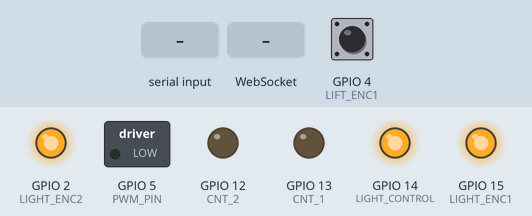
This program was run on a simulated ESP8266 (NodeMCU). Shown: switched loads named in the program (green lamp = pin HIGH), output pins drawn as LEDs (lit = HIGH). The test bench sets the inputs (shaded band); at power-on: GPIO 4 (LIFT_ENC1) HIGH. WiFi joins after 1.5 s; servers stay silent unless stated; what the program prints to the serial monitor is not drawn.

Above: at 2.7 s.
2.8 s: "light:toggle\n" received over Serial
At 3.7 s:
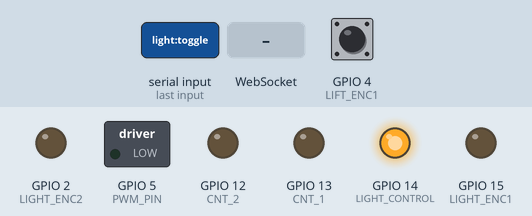
4.5 s: WebSocket text "up" received
At 4.9 s:
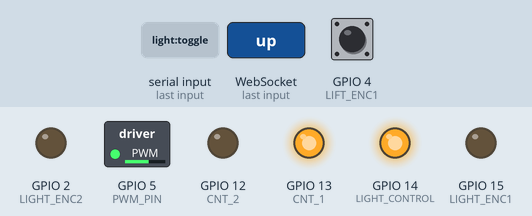
6.5 s: WebSocket text "down" received
At 6.9 s:
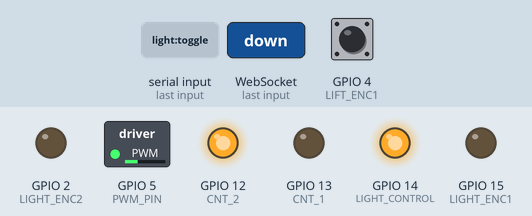
Timing chart, 0 to 9.5 s (numbered marks = the images above; inputs shaded):
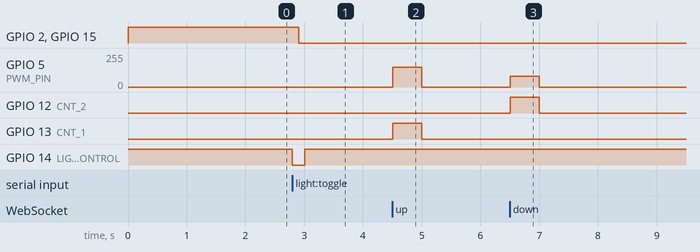

The program:

main.cpp
```cpp
#include <Arduino.h>
#include <ESP8266WiFi.h>
#include <ESPAsyncTCP.h>
#include <ESPAsyncWebServer.h>

#define PWM_PIN 5   // Sends PWM signal to control lift speed
#define CNT_1 13    // Used to control direction of lift
#define CNT_2 12    // Used to control direction of lift
#define LIFT_ENC1 4      // Encoder 1 in lift

#define LIGHT_ENC1 15
#define LIGHT_ENC2 2
#define LIGHT_CONTROL 14

// Remaining OUT GPIOs
// 0, 16

#define UP_SPEED 150    // Range from 0 to 255. Above 125 not recommended due to high current
#define DOWN_SPEED 80

// The encoder when going down seems to be much more sensitive than when going up
// The scale seems to be around 1500 == 31117
volatile float max_height = 1500;   // Lower than actual encoder max ticks 1500 seems right.
volatile float min_height = 0;      // Cannot be below 0
volatile float cur_height = 0;

volatile bool height_changed = false;
volatile unsigned long last_resp_time;

bool dir_changed = false;
unsigned long start_dir_change_time;

volatile int pwm = 0;
bool light_toggled = false;

// Enumerates commands/communication receivable by the lift
enum Node2ArduinoCommand {
  SAVED_LAST_HEIGHT = 97,   // a
  SAVED_MAX_HEIGHT,         // b
  MOVE_DOWN,                // c
  MOVE_UP,                  // d
  STOP_MOVE,                // e
  CALIBRATE,                // f
  ROS_MOVE,                 // g
  LIGHT_TOGGLE,             // h
  LIGHT_BRIGHT_UP,          // i
  LIGHT_BRIGHT_DOWN,        // j
  LIGHT_TEMP_UP,            // k
  LIGHT_TEMP_DOWN           // l
};

// Enumerates commands/communication that can be sent by the lift
enum Arduino2NodeCommand {
  OPTICAL_SENSOR_BLOCKED = 97,  // a
  OPTICAL_SENSOR_UNBLOCKED,     // b
  CURRENT_LIMIT_TRIGGERED,      // c
  CURRENT_LIMIT_UNTRIGGERED,    // d
  ROS_CMD_COMPLETE,             // e
  CUR_HEIGHT,                   // f
  MAX_HEIGHT,                   // g
  GOAL_HEIGHT,                  // h
  OPTICAL_SENSOR_OFF,           // i
  END_CALIBRATION               // j
};

// Defines the signal sent to the lift, should it go up or go down or stop
enum Signal {
  DOWN, UP, STOP
};
volatile Signal dir_signal = Signal::STOP;

enum ROSCommandState {
  NO_COMMAND,
  RUNNING,
  COMPLETED
};
volatile ROSCommandState ros_cmd_state = ROSCommandState::NO_COMMAND;

enum CalibrationState {
  NO_CALIB,
  CALIB_DOWN,
  CALIB_UP,
  RESETTING_CALIB
};
volatile CalibrationState calib_state = CalibrationState::NO_CALIB;

int goal = 0;

// Flags to ensure status messages are only sent back to the ROS node once
bool current_limit_warning_sent = false;

AsyncWebServer server(80);
AsyncWebSocket ws("/ws");
const char* html_page = R"rawliteral(
<!DOCTYPE html>
<html>
<head>
  <meta name="viewport" content="width=device-width, initial-scale=1.0, user-scalable=no">
  <title>Lift Controller</title>
  <style>
    body {
      font-family: Arial, sans-serif;
      margin: 0;
      padding: 20px;
      text-align: center;
      background-color: #f5f5f5;
    }

    h2 {
      margin-top: 30px;
      color: #333;
    }

    button {
      display: block;
      width: 90%;
      max-width: 300px;
      margin: 10px auto;
      padding: 15px;
      font-size: 18px;
      border: none;
      border-radius: 8px;
      background-color: #007BFF;
      color: white;
      cursor: pointer;
      transition: background-color 0.3s ease;
      touch-action: manipulation;
    }

    button:hover {
      background-color: #0056b3;
    }

    button:active {
      background-color: #004b9c;
    }

    #status {
      margin-top: 30px;
      font-weight: bold;
    }
  </style>
</head>
<body>
  <h2>Lift Control Panel</h2>
  <button onclick="ws.send('up')">Up</button>
  <button onclick="ws.send('down')">Down</button>
  <button onclick="ws.send('stop')">Stop</button>

  <h2>Light Controls</h2>
  <button onclick="ws.send('light:toggle')">Toggle Light</button>
  <button onclick="ws.send('light:bright_up')">Brightness +</button>
  <button onclick="ws.send('light:bright_down')">Brightness -</button>
  <button onclick="ws.send('light:temp_up')">Temp +</button>
  <button onclick="ws.send('light:temp_down')">Temp -</button>

  <p id="status">Status: --</p>

<script>
let ws = new WebSocket(`ws://${location.hostname}/ws`);

ws.onopen = () => console.log("WebSocket open");
ws.onmessage = (e) => {
  document.getElementById("status").textContent = "Status: " + e.data;
  console.log("Server:", e.data);
};
</script>
</body>
</html>
)rawliteral";


// Needed for to properly use ISR with ESP8266
void IRAM_ATTR encoderISR();


// Lift keeps moving down continuously
// Check for reaching minimum height or lowest physical height is done in encoderISR()
// If the lift reaches its lowest physical height, this function behaves equivalent to downUntilReset();
void continuousDown() {
  // Handle case where lift starts/changes direction and there is a momentary
  // current spike. In this we want to skip the overcurrent
  // detection check.
  if (dir_signal != Signal::DOWN) {
    dir_changed = true;
    start_dir_change_time = millis();
  }

  dir_signal = Signal::DOWN;
  pwm = DOWN_SPEED;
  last_resp_time = millis();
}


// Lift keeps moving up continuously
// Check for reaching maximum height is done in encoderISR()
void continuousUp() {
  if (dir_signal != Signal::UP) {
    dir_changed = true;
    start_dir_change_time = millis();
  }

  dir_signal = Signal::UP;
  pwm = UP_SPEED;
  last_resp_time = millis();
}


void stopMotor() {
  dir_signal = Signal::STOP;
  pwm = 0;
  last_resp_time = millis();
}


// Interrupt service triggered when ENCODER_1 pin rises
// Used to update how far the lift has moved
void encoderISR() {
    last_resp_time = millis();
    height_changed = true;

    if (dir_signal == Signal::DOWN) {
        // Encoder treated as going down
        cur_height--;

    } else if (dir_signal == Signal::UP) {
        // Encoder treated as going up
        cur_height++;

        if (cur_height > max_height) {
            // Stop lift from going higher
            stopMotor();
            cur_height = min(max_height, cur_height);
            ros_cmd_state = ROSCommandState::COMPLETED;
        }
    }
}


// Function that actually controls the motor based on the set params from the other funcs
void motorControl() {
  // Write the directional signals to the IN1 and IN2 pins on the motor controller
  if (dir_signal == Signal::UP) {
    digitalWrite(CNT_1, HIGH);
    digitalWrite(CNT_2, LOW);
  } else if (dir_signal == Signal::DOWN) {
    digitalWrite(CNT_1, LOW);
    digitalWrite(CNT_2, HIGH);
  } else {
    digitalWrite(CNT_1, LOW);
    digitalWrite(CNT_2, LOW);
  }

  // Send speed signal to the motor controller via PWM
  analogWrite(PWM_PIN, pwm);

  // Don't send back current value during down calibration since this value could be wrong
  if (calib_state == CalibrationState::CALIB_DOWN) {
    return;
  }

  // Output the current height value when it changes
  if (height_changed) {
    height_changed = false;
    Serial.print((char)Arduino2NodeCommand::CUR_HEIGHT);
    Serial.println(cur_height);
  }
}


void lightToggle() {
  digitalWrite(LIGHT_CONTROL, LOW);
  delay(100);
  digitalWrite(LIGHT_CONTROL, HIGH);
}


void lightBrightUp() {
  digitalWrite(LIGHT_ENC1, HIGH);
  digitalWrite(LIGHT_ENC2, LOW);
  delay(10);
  digitalWrite(LIGHT_ENC1, LOW);
}


void lightBrightDown() {
  digitalWrite(LIGHT_ENC1, LOW);
  digitalWrite(LIGHT_ENC2, HIGH);
  delay(10);
  digitalWrite(LIGHT_ENC2, LOW);
}


void lightTempUp() {
  digitalWrite(LIGHT_CONTROL, LOW);
  delay(100);
  lightBrightUp();
  delay(100);
  digitalWrite(LIGHT_CONTROL, HIGH);
}


void lightTempDown() {
  digitalWrite(LIGHT_CONTROL, LOW);
  delay(100);
  lightBrightDown();
  delay(100);
  digitalWrite(LIGHT_CONTROL, HIGH);
}


void onWebSocketMessage(void *arg, uint8_t *data, size_t len) {
  AwsFrameInfo *info = (AwsFrameInfo*)arg;

  if (info->final && info->index == 0 && info->len == len && info->opcode == WS_TEXT) {
    String msg = "";
    for (size_t i = 0; i < len; i++) {
      msg += (char)data[i];  // Build the String manually
    }
    Serial.println("WS Message: " + msg);

    if (msg == "up") {
      continuousUp();
    } else if (msg == "down") {
      continuousDown();
    } else if (msg == "stop") {
      stopMotor();
    } else if (msg == "light:toggle") {
      lightToggle();
    } else if (msg == "light:bright_up") {
      lightBrightUp();
    } else if (msg == "light:bright_down") {
      lightBrightDown();
    } else if (msg == "light:temp_up") {
      lightTempUp();
    } else if (msg == "light:temp_down") {
      lightTempDown();
    }
    // else if (msg.startsWith("goal:")) {
    //   float val = msg.substring(5).toFloat();
    //   handleROSInput(val);
    // }

    // Send back confirmation
    ws.textAll("ack:" + msg);
  }
}


void setupServer() {
  // Set your desired static IP, gateway, and subnet
  IPAddress local_IP(192, 168, 18, 42);      // IP you want for the ESP
  IPAddress gateway(192, 168, 18, 1);        // Usually your router's IP
  IPAddress subnet(255, 255, 255, 0);       // Standard for home networks
  IPAddress dns(8, 8, 8, 8);                // Optional: Google DNS

  if (!WiFi.config(local_IP, gateway, subnet, dns)) {
    Serial.println("WiFi failed to configure");
    return;
  }
  WiFi.begin("TM_Reloaded", "asdasdasd");
  Serial.print("Connecting to WiFi");

  while (WiFi.status() != WL_CONNECTED) {
    delay(500);
    Serial.print(".");
  }

  Serial.println();
  Serial.print("Connected. IP address: ");
  Serial.println(WiFi.localIP());

  server.on("/", HTTP_GET, [](AsyncWebServerRequest *request){
    request->send_P(200, "text/html", html_page);  // Serve inline HTML
  });

  ws.onEvent([](AsyncWebSocket * server, AsyncWebSocketClient * client,
                AwsEventType type, void * arg, uint8_t *data, size_t len) {
    if (type == WS_EVT_CONNECT) {
      Serial.println("WebSocket client connected");
    } else if (type == WS_EVT_DISCONNECT) {
      Serial.println("WebSocket client disconnected");
    } else if (type == WS_EVT_DATA) {
      onWebSocketMessage(arg, data, len);
    }
  });

  server.addHandler(&ws);
  server.begin();
}


void setup() {
  // Setup lift stuf
  pinMode(LIFT_ENC1, INPUT);
  pinMode(PWM_PIN, OUTPUT);
  pinMode(CNT_1, OUTPUT);
  pinMode(CNT_2, OUTPUT);
  attachInterrupt(digitalPinToInterrupt(LIFT_ENC1), encoderISR, RISING);

  // Setup light stuff
  pinMode(LIGHT_CONTROL, OUTPUT);
  pinMode(LIGHT_ENC1, OUTPUT);
  pinMode(LIGHT_ENC2, OUTPUT);
  digitalWrite(LIGHT_CONTROL, HIGH);
  digitalWrite(LIGHT_ENC1, HIGH);
  digitalWrite(LIGHT_ENC2, HIGH);

  Serial.begin(115200);
  Serial.println("xLift booting up");

  setupServer();
}


void handleROSInput(float raw_goal) {
  // Limiting raw_goal to 1 maximum
  raw_goal = min(1.0f, raw_goal);

  // Getting goal relative to the current min and maximum height setting
  goal = ((max_height - min_height) * raw_goal) + min_height;
  // Send this parsed goal height back to ROS
  Serial.print((char)Arduino2NodeCommand::GOAL_HEIGHT);
  Serial.println(goal);

  if (goal > cur_height) {
    continuousUp();
  } else if (goal < cur_height) {
    continuousDown();
  } else {
    stopMotor();
    ros_cmd_state = ROSCommandState::COMPLETED;
  }
}


void handleSerialInput(String input) {
  int cmd = input[0];

  calib_state = CalibrationState::NO_CALIB;
  ros_cmd_state = ROSCommandState::NO_COMMAND;

  // ROS node sending last saved height to controller
  if (cmd == Node2ArduinoCommand::SAVED_LAST_HEIGHT) {
    cur_height = input.substring(1).toInt();

  // ROS node sending max saved height to controller
  } else if (cmd == Node2ArduinoCommand::SAVED_MAX_HEIGHT) {
    max_height = input.substring(1).toInt();

  } else if (cmd == Node2ArduinoCommand::MOVE_DOWN) {
    continuousDown();

  } else if (cmd == Node2ArduinoCommand::MOVE_UP) {
    continuousUp();

  } else if (cmd == Node2ArduinoCommand::STOP_MOVE) {
    stopMotor();

  } else if (cmd == Node2ArduinoCommand::CALIBRATE) {
    calib_state = CalibrationState::CALIB_DOWN;
    Serial.println("xStarting calibration");
    // Start by moving lift down until we hit the optical sensor
    continuousDown();

  } else if (cmd == Node2ArduinoCommand::ROS_MOVE) {
    ros_cmd_state = ROSCommandState::RUNNING;
    float raw_goal = input.substring(1).toFloat();
    handleROSInput(raw_goal);

  } else if (cmd == Node2ArduinoCommand::LIGHT_TOGGLE) {
    lightToggle();

  } else if (cmd == Node2ArduinoCommand::LIGHT_BRIGHT_UP) {
    lightBrightUp();

  } else if (cmd == Node2ArduinoCommand::LIGHT_BRIGHT_DOWN) {
    lightBrightDown();

  } else if (cmd == Node2ArduinoCommand::LIGHT_TEMP_UP) {
    lightTempUp();

  } else if (cmd == Node2ArduinoCommand::LIGHT_TEMP_DOWN) {
    lightTempDown();

  } else {
    Serial.println("xUNKNOWN SERIAL INPUT");
  }
}


void loop() {
    // Handle input from Serial port
    if (Serial.available()) {
        String input = Serial.readStringUntil('\n');
        handleSerialInput(input);
    }

    // If we have finished a movement sent out by ROS, inform the lift controller
    // ROS node that the movement is complete
    if (ros_cmd_state == ROSCommandState::COMPLETED) {
        Serial.println((char)Arduino2NodeCommand::ROS_CMD_COMPLETE);
        ros_cmd_state = ROSCommandState::NO_COMMAND;
    }

    if (dir_signal != Signal::STOP) {
      // If the lift is moving, check if it has been a while since the last response
        // If so, stop the lift and send a warning to the ROS node
        if (millis() - last_resp_time > 500) {
            stopMotor();
            cur_height = max(min_height, cur_height); // Ensure we don't go below min height
            Serial.println((char)Arduino2NodeCommand::CURRENT_LIMIT_TRIGGERED);
            // current_limit_warning_sent = true;
        }

        ws.textAll("height:" + String(cur_height));

        // else if (current_limit_warning_sent) {
        //     // If we have sent a warning before, we can now send an untriggered message
        //     Serial.println((char)Arduino2NodeCommand::CURRENT_LIMIT_UNTRIGGERED);
        //     current_limit_warning_sent = false;
        // }
    }

    motorControl(); // Execute motor control signal sending
}
```

fan.cpp
```cpp
// #include <Arduino.h>

// // Filled in missing ones via https://www.youtube.com/watch?list=TLGGmwQb26PIWdkxNDA2MjAyNQ&v=ni9TII6xymQ
// // 0000 - Do nothing
// // 0001 - 4
// // 0010 - 3
// // 0011 - 4h
// // 0100 - 2
// // 0101 - 8h
// // 0110 - 2h
// // 0111 - ???
// // 1000 - 1
// // 1001 - Toggle light
// // 1010 - 1h
// // 1011 - (Pairing)
// // 1100 - Toggle on/off
// // 1101 - ???
// // 1110 - ???
// // 1111 - ???

// // No reason fan remote can't work using 4.6V. It's a super dumb circuit.

// #define K0 15 // D8
// #define K1 13 // D7
// #define K2 12 // D6
// #define K3 14 // D5

// void setup() {
//   Serial.begin(115200);

//   pinMode(K0, INPUT);
//   pinMode(K1, INPUT);
//   pinMode(K2, INPUT);
//   pinMode(K3, INPUT);

//   Serial.println("Started!");
// }

// void loop() {
//   // if (Serial.available() > 0) {
//     // char input = Serial.read();

//     // if (input == 'r') {
//       Serial.print("Reading: ");
//       int k0 = digitalRead(K0);
//       int k1 = digitalRead(K1);
//       int k2 = digitalRead(K2);
//       int k3 = digitalRead(K3);

//       Serial.print(k0);
//       Serial.print(" ");
//       Serial.print(k1);
//       Serial.print(" ");
//       Serial.print(k2);
//       Serial.print(" ");
//       Serial.print(k3);
//       Serial.print("\n");
//     // }
//   // }
// }
```

Measured:
- after the input at 2.8 s, GPIO 2 (LIGHT_ENC2): HIGH → LOW after 0.11 s; GPIO 14 (LIGHT_CONTROL): HIGH → LOW at once, → HIGH 0.21 s later; GPIO 15 (LIGHT_ENC1): HIGH → LOW after 0.10 s
- after the input at 4.5 s, GPIO 5 (PWM_PIN): 0/255 → 150/255 at once, → 0/255 0.50 s later; GPIO 13 (CNT_1): LOW → HIGH at once, → LOW 0.50 s later
- after the input at 6.5 s, GPIO 5 (PWM_PIN): 0/255 → 80/255 at once, → 0/255 0.50 s later; GPIO 12 (CNT_2): LOW → HIGH at once, → LOW 0.50 s later
